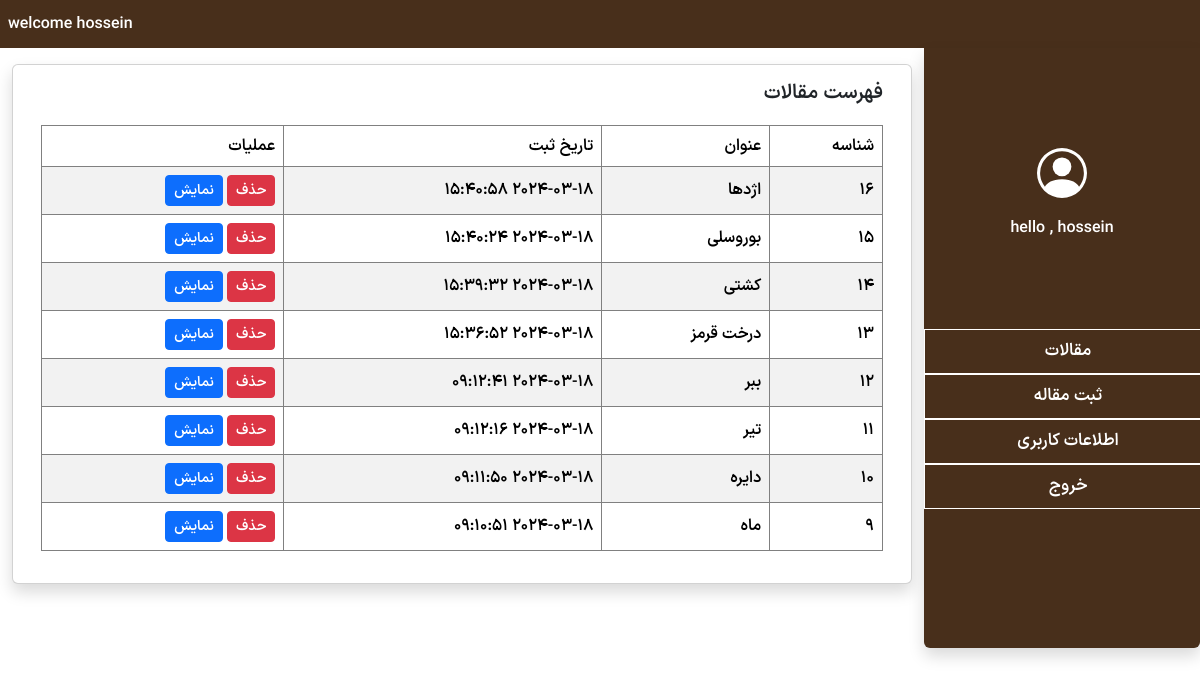
Screenshot of /admin/?page=article (signed in) with the database file from the repository.
### tables this page shows
CREATE TABLE `article` (
  `id` int(11) NOT NULL,
  `fk_users_id` int(11) NOT NULL,
  `title` varchar(256) NOT NULL,
  `content` text NOT NULL,
  `img_name` varchar(32) NOT NULL,
  `publish_date` datetime NOT NULL
);

### admin/pages_admin/article.php (the view, shortened to what this page needs)
<?php
    $user_id= $_SESSION['user_id'];
    $sql =" SELECT * FROM `article` WHERE `fk_users_id` = '$user_id' ORDER BY `id` DESC ";
    $result = $connection->query($sql);
?>
<div class="row  ">
    <div class="shadow w-100 card">
        <div class="card-body">
            <h3 class="card-title h5">فهرست مقالات</h3>
            <table class="table table-bordered table-striped">
                <thead>
                <tr>
                    <th>شناسه</th>
                    <th>عنوان</th>
                    <th>تاریخ ثبت</th>
                    <th>عملیات</th>
                </tr>
                </thead>
                <tbody>
                <?php
                while($row = $result->fetch(PDO::FETCH_ASSOC)){
                    ?>
                    <tr>
                        <td><?= $row['id'] ?></td>
                        <td><?= $row['title'] ?></td>
                        <td><?= $row['publish_date']?></td>
                        <td><a class="btn btn-sm btn-danger" href="?page=article&action=delete&id=<?=$row['id']?>">حذف</a>
                        <a class="btn btn-sm btn-primary" href="<?=BASE_URL?>?page=article&id=<?=$row['id']?>">نمایش</a>
                        </td>
                    </tr>
                    <?php
                };
                ?>
                </tbody>
            </table>
        </div>
    </div>
</div>

### admin/header.php (shortened to what this page needs)
<html>
<head>
    <link rel="stylesheet" href="../css/bootstrap.rtl.min.css" >
    <link rel="stylesheet" href="css/style.css">
</head>
<body dir="rtl">
<header class="header" >
    <nav dir="ltr" class="nav-pills navbar bg-brown ">
        <div  class=" navbar-nav p-2 gap-3">
            <div class="nav-item"> welcome <?= $_SESSION['username']?></div>
        </div>
    </nav>
</header>

### admin/index.php (shortened to what this page needs)
<?php
include_once 'header.php';
if(isset($_SESSION['is_login'])){
    ?>
    <div class="row  mw-100 h-100">
        <div class="col-lg-3  col-md-3  col-sm-3 col-12 col-xs-12" >
            <?php include_once 'menu.php' ?>
        </div>
        <div class='col-lg-9 col-md-9 col-sm-9  mt-3 col-xs-12'>
            <?php
            if(isset($_GET['page'])){
                $page = $_GET['page'];
                $directory = 'pages_admin/' . $page . '.php';
                $result = file_exists($directory);
                if($result == true){
                    include_once $directory;
                }else{
                    include_once "../pages/404.php";
                }
            }
            ?>
        </div>
    </div>
    <?php
}else{
    header("Location: ../?page=login");
    exit();
}
include_once 'footer.php';
?>

### admin/menu.php (shortened to what this page needs)
<nav class="navbar nav-pills position-sticky top-0 menu-sidebar text-center w-100 bg-brown
 h-75 shadow rounded-bottom">
<div class="w-100  h-75 ">
    <div class="row mb-5 mb-sm-3  align-items-center h-25">
        <div class="logo my-3 w-100 col ">
        </div>
        <div>
            hello , <?= $_SESSION['username'] ?>
        </div>
    </div>
    <div class="row  align-items-center h-75">
        <ul class="navbar-nav w-100 col ">
            <a href="?page=article"><li class="nav-item">مقالات</li></a>
            <a href="?page=form_article"><li class="nav-item">ثبت مقاله</li></a>
            <a href="?page=article"><li class="nav-item">اطلاعات کاربری</li></a>
            <a href="?action=logout"><li class="nav-item">خروج</li></a>
        </ul>
    </div>
</div>
</nav>

### admin/footer.php (shortened to what this page needs)
</body>
</html>

### admin/css/style.css (style rules this page uses)
* { font-family: sans; }
html, body, div, span, applet, object, iframe, h1, h2, h3, h4, h5, h6, p, blockquote, pre, a, abbr, acronym, address, big, cite, code, del, dfn, em, img, ins, kbd, q, s, samp, small, strike, strong, sub, sup, tt, var, b, u, i, center, dl, dt, dd, ol, ul, li, fieldset, form, label, legend, table, caption, tbody, tfoot, thead, tr, th, td, article, aside, canvas, details, embed, figure, figcaption, footer, header, hgroup, menu, nav, output, ruby, section, summary, time, mark, audio, video { margin: 0; padding: 0; border: 0; font-size: 100%; vertical-align: baseline; }
article, aside, details, figcaption, figure, footer, header, hgroup, menu, nav, section { display: block; }
body { line-height: 1; }
ol, ul { list-style: none; }
table { border-collapse: collapse; border-spacing: 0; }
.bg-brown { background-color:#482f1b; color: #fff ; }
a { color: unset ; text-decoration: none; }
.menu-sidebar ul li { padding: 13px; border: white 1px solid; font-size: 17px; }
table.table-bordered { border: 1px solid gray !important; margin-top: 20px; }
table.table-bordered > thead > tr > th { border: 1px solid gray !important; }
table.table-bordered > tbody > tr > td { border: 1px solid gray !important; }

### rows the page displays
article: id "16", title "اژدها", publish_date "2024-03-18 15:40:58"
article: id "15", title "بوروسلی", publish_date "2024-03-18 15:40:24"
article: id "14", title "کشتی", publish_date "2024-03-18 15:39:32"
article: id "13", title "درخت قرمز", publish_date "2024-03-18 15:36:52"
article: id "12", title "ببر", publish_date "2024-03-18 09:12:41"
article: id "11", title "تیر", publish_date "2024-03-18 09:12:16"
article: id "10", title "دایره", publish_date "2024-03-18 09:11:50"
article: id "9", title "ماه", publish_date "2024-03-18 09:10:51"

### other values shown
$_SESSION['username'] "hossein"
